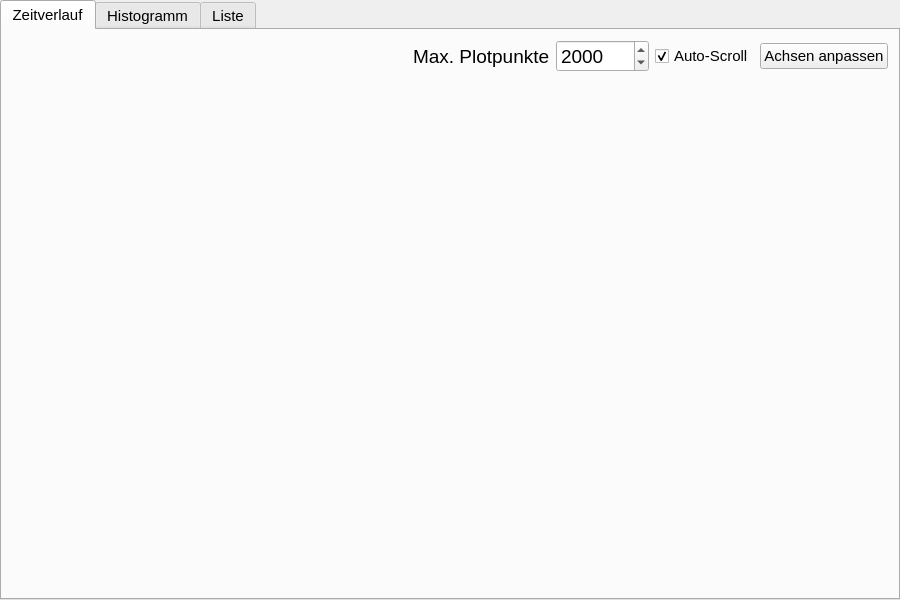
<?xml version="1.0" encoding="UTF-8"?>
<ui version="4.0">
 <class>TimingTab</class>
 <widget class="QWidget" name="TimingTab">
  <property name="geometry">
   <rect>
    <x>0</x>
    <y>0</y>
    <width>900</width>
    <height>600</height>
   </rect>
  </property>
  <property name="font">
   <font>
    <pointsize>11</pointsize>
   </font>
  </property>
  <layout class="QVBoxLayout" name="layoutTiming">
   <property name="leftMargin">
    <number>0</number>
   </property>
   <property name="topMargin">
    <number>0</number>
   </property>
   <property name="rightMargin">
    <number>0</number>
   </property>
   <property name="bottomMargin">
    <number>0</number>
   </property>
   <item>
    <widget class="QTabWidget" name="tabViews">
     <property name="sizePolicy">
      <sizepolicy hsizetype="Expanding" vsizetype="Expanding">
       <horstretch>0</horstretch>
       <verstretch>0</verstretch>
      </sizepolicy>
     </property>
     <property name="currentIndex">
      <number>0</number>
     </property>
     <widget class="QWidget" name="pageTime">
      <attribute name="title">
       <string>Zeitverlauf</string>
      </attribute>
      <layout class="QGridLayout" name="gridTime" rowstretch="0,1">
       <property name="leftMargin">
        <number>10</number>
       </property>
       <property name="topMargin">
        <number>10</number>
       </property>
       <property name="rightMargin">
        <number>10</number>
       </property>
       <property name="bottomMargin">
        <number>5</number>
       </property>
       <item row="0" column="0">
        <layout class="QHBoxLayout" name="layoutPlotControls">
         <property name="topMargin">
          <number>0</number>
         </property>
         <item>
          <spacer name="spacerPlotControls">
           <property name="orientation">
            <enum>Qt::Orientation::Horizontal</enum>
           </property>
           <property name="sizeHint" stdset="0">
            <size>
             <width>40</width>
             <height>20</height>
            </size>
           </property>
          </spacer>
         </item>
         <item>
          <widget class="QLabel" name="labelPlotPoints">
           <property name="font">
            <font>
             <pointsize>14</pointsize>
            </font>
           </property>
           <property name="text">
            <string>Max. Plotpunkte</string>
           </property>
          </widget>
         </item>
         <item>
          <widget class="QSpinBox" name="spinPlotPoints">
           <property name="font">
            <font>
             <pointsize>14</pointsize>
            </font>
           </property>
           <property name="minimum">
            <number>10</number>
           </property>
           <property name="maximum">
            <number>100000</number>
           </property>
           <property name="singleStep">
            <number>10</number>
           </property>
           <property name="stepType">
            <enum>QAbstractSpinBox::StepType::AdaptiveDecimalStepType</enum>
           </property>
           <property name="value">
            <number>2000</number>
           </property>
          </widget>
         </item>
         <item>
          <widget class="QCheckBox" name="checkAutoScroll">
           <property name="text">
            <string>Auto-Scroll</string>
           </property>
           <property name="checked">
            <bool>true</bool>
           </property>
          </widget>
         </item>
         <item>
          <widget class="QPushButton" name="buttonAutoRange">
           <property name="text">
            <string>Achsen anpassen</string>
           </property>
          </widget>
         </item>
        </layout>
       </item>
       <item row="1" column="0">
        <widget class="GeneralPlot" name="timePlot" native="true">
         <property name="sizePolicy">
          <sizepolicy hsizetype="Expanding" vsizetype="Expanding">
           <horstretch>0</horstretch>
           <verstretch>0</verstretch>
          </sizepolicy>
         </property>
        </widget>
       </item>
      </layout>
     </widget>
     <widget class="QWidget" name="pageHistogram">
      <attribute name="title">
       <string>Histogramm</string>
      </attribute>
      <layout class="QGridLayout" name="gridHistogram" rowstretch="0,0,1">
       <property name="leftMargin">
        <number>10</number>
       </property>
       <property name="topMargin">
        <number>10</number>
       </property>
       <property name="rightMargin">
        <number>10</number>
       </property>
       <property name="bottomMargin">
        <number>5</number>
       </property>
       <item row="0" column="0">
        <layout class="QGridLayout" name="layoutStats">
         <item row="0" column="0">
          <widget class="QLabel" name="labelStatCount">
           <property name="text">
            <string>Anzahl</string>
           </property>
          </widget>
         </item>
         <item row="1" column="0">
          <widget class="QLabel" name="valueStatCount">
           <property name="sizePolicy">
            <sizepolicy hsizetype="Minimum" vsizetype="Fixed">
             <horstretch>0</horstretch>
             <verstretch>0</verstretch>
            </sizepolicy>
           </property>
           <property name="minimumSize">
            <size>
             <width>70</width>
             <height>0</height>
            </size>
           </property>
           <property name="frameShape">
            <enum>QFrame::Shape::StyledPanel</enum>
           </property>
           <property name="textInteractionFlags">
            <set>Qt::TextInteractionFlag::TextSelectableByMouse</set>
           </property>
          </widget>
         </item>
         <item row="0" column="1">
          <widget class="QLabel" name="labelStatMin">
           <property name="text">
            <string>Min / µs</string>
           </property>
          </widget>
         </item>
         <item row="1" column="1">
          <widget class="QLabel" name="valueStatMin">
           <property name="sizePolicy">
            <sizepolicy hsizetype="Minimum" vsizetype="Fixed">
             <horstretch>0</horstretch>
             <verstretch>0</verstretch>
            </sizepolicy>
           </property>
           <property name="minimumSize">
            <size>
             <width>70</width>
             <height>0</height>
            </size>
           </property>
           <property name="frameShape">
            <enum>QFrame::Shape::StyledPanel</enum>
           </property>
           <property name="textInteractionFlags">
            <set>Qt::TextInteractionFlag::TextSelectableByMouse</set>
           </property>
          </widget>
         </item>
         <item row="0" column="2">
          <widget class="QLabel" name="labelStatMax">
           <property name="text">
            <string>Max / µs</string>
           </property>
          </widget>
         </item>
         <item row="1" column="2">
          <widget class="QLabel" name="valueStatMax">
           <property name="sizePolicy">
            <sizepolicy hsizetype="Minimum" vsizetype="Fixed">
             <horstretch>0</horstretch>
             <verstretch>0</verstretch>
            </sizepolicy>
           </property>
           <property name="minimumSize">
            <size>
             <width>70</width>
             <height>0</height>
            </size>
           </property>
           <property name="frameShape">
            <enum>QFrame::Shape::StyledPanel</enum>
           </property>
           <property name="textInteractionFlags">
            <set>Qt::TextInteractionFlag::TextSelectableByMouse</set>
           </property>
          </widget>
         </item>
         <item row="0" column="3">
          <widget class="QLabel" name="labelStatMean">
           <property name="text">
            <string>Mittelwert / µs</string>
           </property>
          </widget>
         </item>
         <item row="1" column="3">
          <widget class="QLabel" name="valueStatMean">
           <property name="sizePolicy">
            <sizepolicy hsizetype="Minimum" vsizetype="Fixed">
             <horstretch>0</horstretch>
             <verstretch>0</verstretch>
            </sizepolicy>
           </property>
           <property name="minimumSize">
            <size>
             <width>70</width>
             <height>0</height>
            </size>
           </property>
           <property name="frameShape">
            <enum>QFrame::Shape::StyledPanel</enum>
           </property>
           <property name="textInteractionFlags">
            <set>Qt::TextInteractionFlag::TextSelectableByMouse</set>
           </property>
          </widget>
         </item>
         <item row="0" column="4">
          <widget class="QLabel" name="labelStatStd">
           <property name="text">
            <string>Standardabw. / µs</string>
           </property>
          </widget>
         </item>
         <item row="1" column="4">
          <widget class="QLabel" name="valueStatStd">
           <property name="sizePolicy">
            <sizepolicy hsizetype="Minimum" vsizetype="Fixed">
             <horstretch>0</horstretch>
             <verstretch>0</verstretch>
            </sizepolicy>
           </property>
           <property name="minimumSize">
            <size>
             <width>70</width>
             <height>0</height>
            </size>
           </property>
           <property name="frameShape">
            <enum>QFrame::Shape::StyledPanel</enum>
           </property>
           <property name="textInteractionFlags">
            <set>Qt::TextInteractionFlag::TextSelectableByMouse</set>
           </property>
          </widget>
         </item>
         <item row="0" column="5" rowspan="2">
          <spacer name="spacerStats">
           <property name="orientation">
            <enum>Qt::Orientation::Horizontal</enum>
           </property>
           <property name="sizeHint" stdset="0">
            <size>
             <width>40</width>
             <height>20</height>
            </size>
           </property>
          </spacer>
         </item>
        </layout>
       </item>
       <item row="1" column="0">
        <layout class="QHBoxLayout" name="layoutBinning">
         <property name="bottomMargin">
          <number>0</number>
         </property>
         <item>
          <widget class="QLabel" name="labelBinSize">
           <property name="font">
            <font>
             <pointsize>14</pointsize>
            </font>
           </property>
           <property name="text">
            <string>Bin-Größe / µs</string>
           </property>
          </widget>
         </item>
         <item>
          <widget class="QSlider" name="sliderBinSize">
           <property name="minimum">
            <number>100</number>
           </property>
           <property name="maximum">
            <number>100000</number>
           </property>
           <property name="singleStep">
            <number>50</number>
           </property>
           <property name="orientation">
            <enum>Qt::Orientation::Horizontal</enum>
           </property>
           <property name="tickPosition">
            <enum>QSlider::TickPosition::NoTicks</enum>
           </property>
          </widget>
         </item>
         <item>
          <widget class="QSpinBox" name="spinBinSize">
           <property name="sizePolicy">
            <sizepolicy hsizetype="Fixed" vsizetype="Fixed">
             <horstretch>0</horstretch>
             <verstretch>0</verstretch>
            </sizepolicy>
           </property>
           <property name="minimumSize">
            <size>
             <width>80</width>
             <height>0</height>
            </size>
           </property>
           <property name="font">
            <font>
             <pointsize>14</pointsize>
            </font>
           </property>
           <property name="frame">
            <bool>false</bool>
           </property>
           <property name="readOnly">
            <bool>true</bool>
           </property>
           <property name="buttonSymbols">
            <enum>QAbstractSpinBox::ButtonSymbols::NoButtons</enum>
           </property>
           <property name="suffix">
            <string> µs</string>
           </property>
           <property name="minimum">
            <number>100</number>
           </property>
           <property name="maximum">
            <number>100000</number>
           </property>
           <property name="singleStep">
            <number>50</number>
           </property>
           <property name="value">
            <number>100000</number>
           </property>
          </widget>
         </item>
         <item>
          <widget class="QLabel" name="labelCutoff">
           <property name="font">
            <font>
             <pointsize>14</pointsize>
            </font>
           </property>
           <property name="text">
            <string>Cut-Off / µs</string>
           </property>
          </widget>
         </item>
         <item>
          <widget class="QSlider" name="sliderCutoff">
           <property name="toolTip">
            <string>Obere Grenze ab welcher Daten nicht mehr im Diagramm angezeigt werden sollen</string>
           </property>
           <property name="minimum">
            <number>1000</number>
           </property>
           <property name="maximum">
            <number>100000</number>
           </property>
           <property name="singleStep">
            <number>100</number>
           </property>
           <property name="value">
            <number>5000</number>
           </property>
           <property name="orientation">
            <enum>Qt::Orientation::Horizontal</enum>
           </property>
           <property name="tickPosition">
            <enum>QSlider::TickPosition::NoTicks</enum>
           </property>
          </widget>
         </item>
         <item>
          <widget class="QSpinBox" name="spinCutoff">
           <property name="sizePolicy">
            <sizepolicy hsizetype="Fixed" vsizetype="Fixed">
             <horstretch>0</horstretch>
             <verstretch>0</verstretch>
            </sizepolicy>
           </property>
           <property name="minimumSize">
            <size>
             <width>80</width>
             <height>0</height>
            </size>
           </property>
           <property name="font">
            <font>
             <pointsize>14</pointsize>
            </font>
           </property>
           <property name="frame">
            <bool>false</bool>
           </property>
           <property name="readOnly">
            <bool>true</bool>
           </property>
           <property name="buttonSymbols">
            <enum>QAbstractSpinBox::ButtonSymbols::NoButtons</enum>
           </property>
           <property name="suffix">
            <string> µs</string>
           </property>
           <property name="minimum">
            <number>100</number>
           </property>
           <property name="maximum">
            <number>100000</number>
           </property>
           <property name="singleStep">
            <number>50</number>
           </property>
           <property name="value">
            <number>100000</number>
           </property>
          </widget>
         </item>
        </layout>
       </item>
       <item row="2" column="0">
        <widget class="HistogramWidget" name="histogramPlot" native="true">
         <property name="sizePolicy">
          <sizepolicy hsizetype="Expanding" vsizetype="Expanding">
           <horstretch>0</horstretch>
           <verstretch>0</verstretch>
          </sizepolicy>
         </property>
        </widget>
       </item>
      </layout>
     </widget>
     <widget class="QWidget" name="pageList">
      <attribute name="title">
       <string>Liste</string>
      </attribute>
      <layout class="QGridLayout" name="gridList">
       <property name="leftMargin">
        <number>10</number>
       </property>
       <property name="topMargin">
        <number>10</number>
       </property>
       <property name="rightMargin">
        <number>10</number>
       </property>
       <property name="bottomMargin">
        <number>5</number>
       </property>
       <item row="0" column="0">
        <widget class="QTableView" name="tableEvents">
         <property name="editTriggers">
          <set>QAbstractItemView::EditTrigger::NoEditTriggers</set>
         </property>
        </widget>
       </item>
      </layout>
     </widget>
    </widget>
   </item>
  </layout>
 </widget>
 <customwidgets>
  <customwidget>
   <class>GeneralPlot</class>
   <extends>QWidget</extends>
   <header>gmcounter.ui.widgets.plot</header>
  </customwidget>
  <customwidget>
   <class>HistogramWidget</class>
   <extends>QWidget</extends>
   <header>gmcounter.ui.widgets.plot</header>
  </customwidget>
 </customwidgets>
 <resources/>
 <connections/>
</ui>
